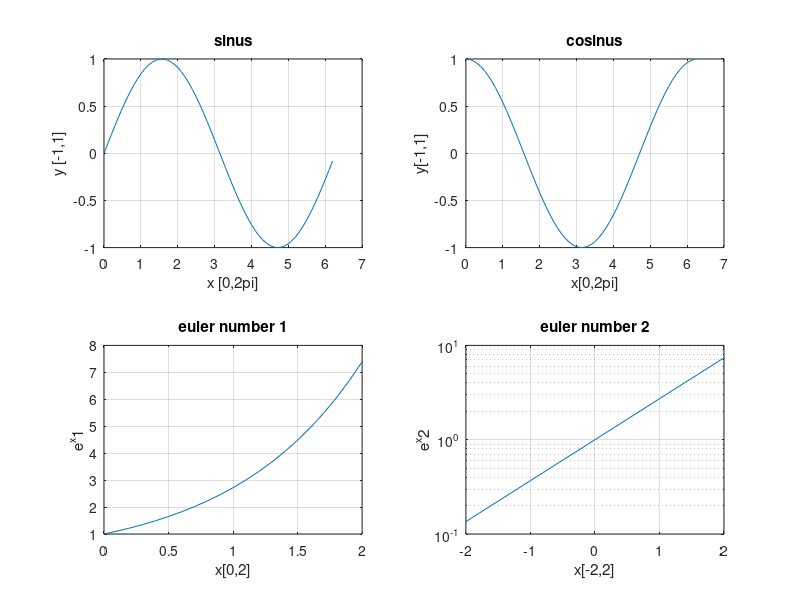
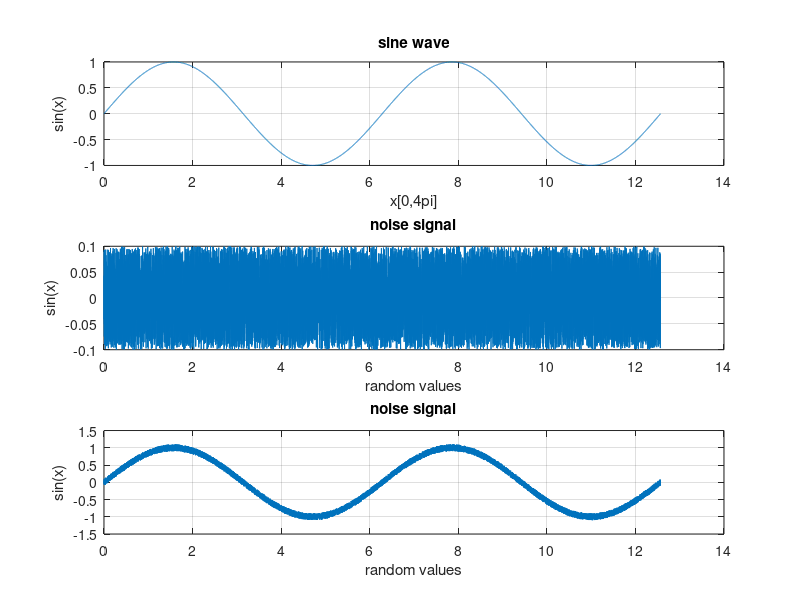
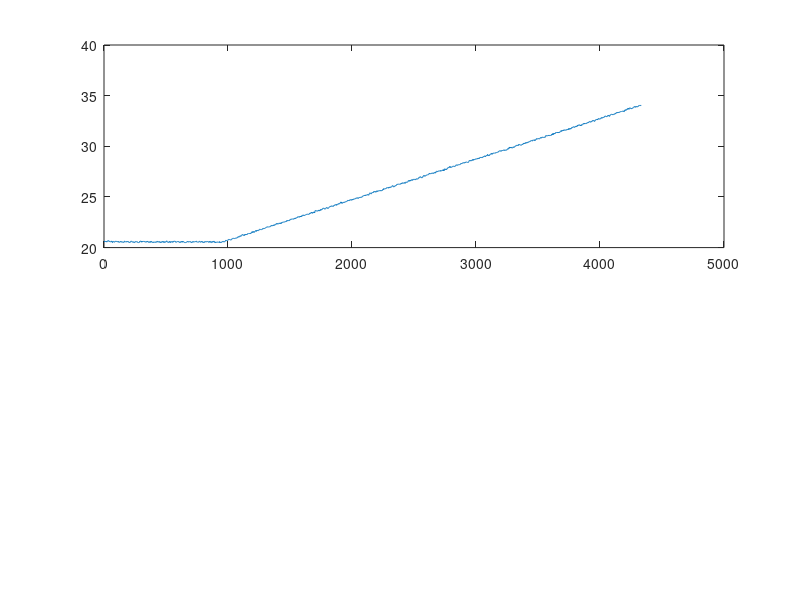

Recreate these plots in MATLAB, in order. (Note: this script raises an error after producing the figures.)
%----------------------------
% Exercise Chapter 3
%----------------------------

clc
clear
close

% 3.1
%Create a plot existing of four subplots
figure(1)
hold on
%first subplot
subplot(2,2,1)
x1 = 0:0.1:2*pi;
y1 = sin(x1);
plot(x1,y1);
grid on;
title('sinus')
xlabel('x [0,2pi]')
ylabel('y [-1,1]')
%second subplot
subplot(2,2,2)
x2 = 0:0.1:2*pi;
y2 = cos(x2);
plot(x2,y2);
title('cosinus')
xlabel('x[0,2pi]')
ylabel('y[-1,1]')
grid on;

%third subplot
subplot(2,2,3)
x3 = 0:0.1:2;
y3 = exp(x3);
plot(x3,y3);
title('euler number 1')
xlabel('x[0,2]');
ylabel('e^x1');
grid on;

%forth subplot
subplot(2,2,4)
x4 = -2:0.1:2;
y4 = exp(x4);
semilogy(x4,y4);
title('euler number 2')
xlabel('x[-2,2]');
ylabel('e^x2')
grid on;

hold off
%creating the pic file
print('sin_cos_exp_plot.jpeg','-djpeg');
%-----------------
% 3.2
% Create a plot existing of three subplot
close
figure(2);
hold on
x = 0:0.001:4*pi;
y = sin(x);
noise_signal = rand(1,length(x))*0.2 - 0.1;
s = y + noise_signal;
%first subplot
subplot(3,1,1)
plot(x,y);
grid on;
title('sine wave');
xlabel('x[0,4pi]');
ylabel('sin(x)');

%second subplot
subplot(3,1,2)
plot(x,noise_signal);
grid on;
title('noise signal');
xlabel('random values');
ylabel('sin(x)');

%third subplot
subplot(3,1,3)
plot(x,s);
grid on;
title('noise signal');
xlabel('random values');
ylabel('sin(x)');


hold off
print('sin_noise_plot.jpeg','-djpeg');
%--------------------------------
% 3.3
%Create two plots consisting of two subplots
% store it as -djpeg
close
data_read = dlmread('measurement.csv',';');
path_delay_microsec = data_read(:,1);
clock_skew_ppm = data_read(:,2);
threshold = 10 + mean(path_delay_microsec(1:950))
%first plot
figure(3)
hold on
%first subplot
subplot(2,1,1)
plot(path_delay_microsec)
yline(threshold);
grid on
legend ('path delay', 'threshold');
title('path delay values in microsec');
ylabel('path delay[microsec]');
%second subplot
subplot(2,1,2)
plot(clock_skew_ppm)
grid on
hold off
title('clock skew values in ppm');
ylabel('clock skew[ppm]');
print('time_trend.jpeg','-djpeg');

%second plot
close
figure(4)
hold on
%first subplot
subplot(2,1,1)
histogram(clock_skew_ppm(100:900),40);
title('clock skew values of the interval [100,900]');
xlabel('clock skew[ppm]');
ylabel('occurance');
print('time_trend.jpeg','-djpeg');
%grid on;
%second subplot
subplot(2,1,2)
histogram(clock_skew_ppm(2300:3100),40);
title('clock skew values of the interval [2300,3100]');
xlabel('clock skew[ppm]');
ylabel('occurance');
%grid on;

hold off
print('histogram.jpeg','-djpeg');
